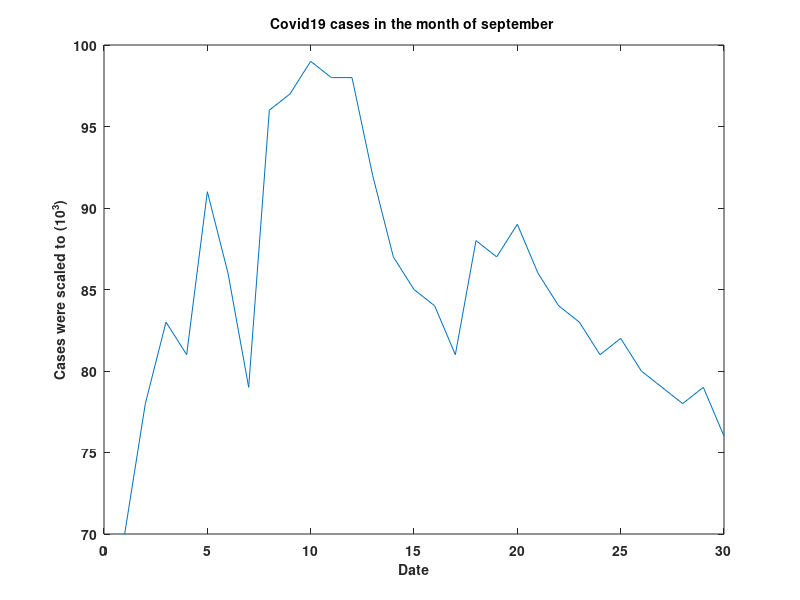
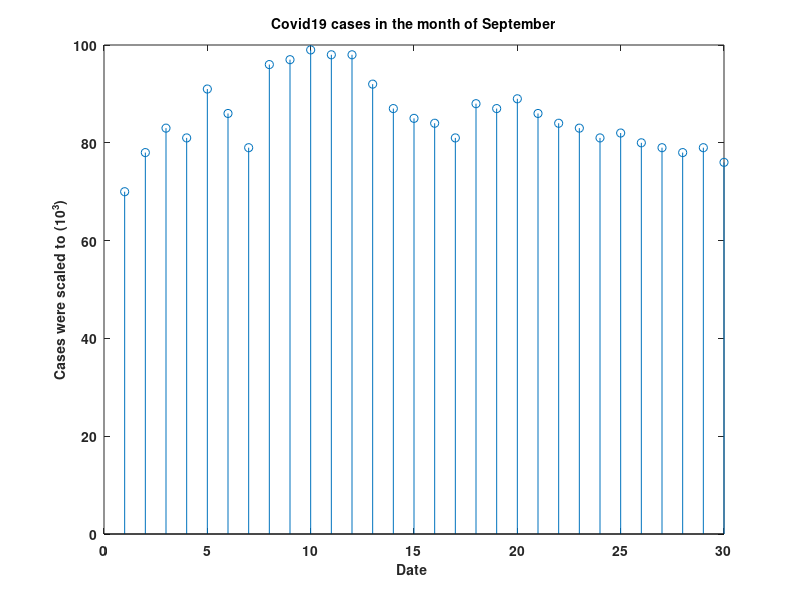
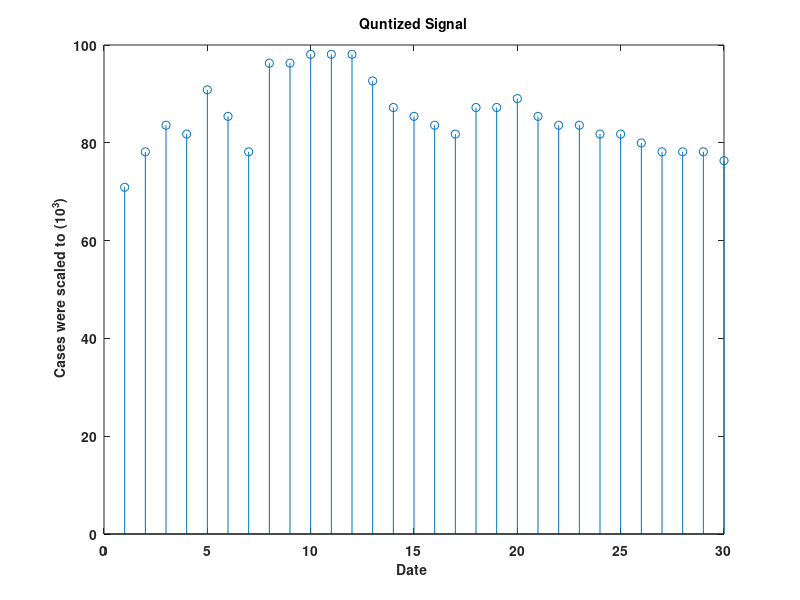

Recreate these plots in MATLAB, in order.
clc
clear all
close all
%Data_Set
x=[1 2 3 4 5 6 7 8 9 10 11 12 13 14 15 16 17 18 19 20 21 22 23 24 25 26 27 28 29 30]
y=[70 78 83 81 91 86 79 96 97 99 98 98 92 87 85 84 81 88 87 89 86 84 83 81 82 80 79 78 79 76] % Data is scaled by 10^3
%Plotting the Data
figure(1)
plot(x,y); 					%plots the graph using the dataset
set(gca,'fontsize',10,'fontweight','bold'); %set the graph as bold with weight 10
title("Covid19 cases in the month of september ",'fontsize',10,'fontweight','bold')
xlabel(" Date ",'fontsize',10,'fontweight','bold')
ylabel("Cases were scaled to (10^3)",'fontsize',10,'fontweight','bold')
figure(2)
stem(x,y) 				%this function will sample the signal
set(gca,'fontsize',10,'fontweight','bold'); %set the graph as bold with weight 10
title("Covid19 cases in the month of September",'fontsize',10,'fontweight','bold')
xlabel("Date ",'fontsize',10,'fontweight','bold')
ylabel("Cases were scaled to (10^3)",'fontsize',10,'fontweight','bold')

n=4; %number of bits = 4
L=2^n; %number of levels = 2^4 = 16
vmax=99; %maximum value = 99
vmin=70;  %maximum value = 70
del=(vmax-vmin)/L; %finds the delta value = (99-70)/2 = 14.5 
partition=vmin:del:vmax; %70 to 99 with interval 14.5 
code=vmin-(del)/2:del:vmax+(del)/2; 
% Codebook length must be equal to the number of partition intervals
%70-8.75 to 9+8.75 with interval 14.5=> 61.25 to 90.25with interval 14.5
[index,q]=quantiz(y,partition,code); 
%quantization index and the corresponding quantized output value of the input data will      perform quantization
l1=length(index);
l2=length(q);
for i=1:l1
if(index(i)~=0)         % decimal from 0 to N to make index as binary
       index(i)=index(i)-1;
end
    i=i+1;
end
for i=1:l2
if(q(i)==vmin-(del/2))     % quantize value in between the levels
         q(i)=vmin+(del/2);
end
end

figure(3);
stem(q);          % Display the Quantize value 
set(gca,'fontsize',10,'fontweight','bold'); %set the graph as bold with weight 10
title("Quntized Signal",'fontsize',10,'fontweight','bold')
xlabel(" Date  ",'fontsize',10,'fontweight','bold')
ylabel(" Cases were scaled to (10^3)",'fontsize',10,'fontweight','bold')

